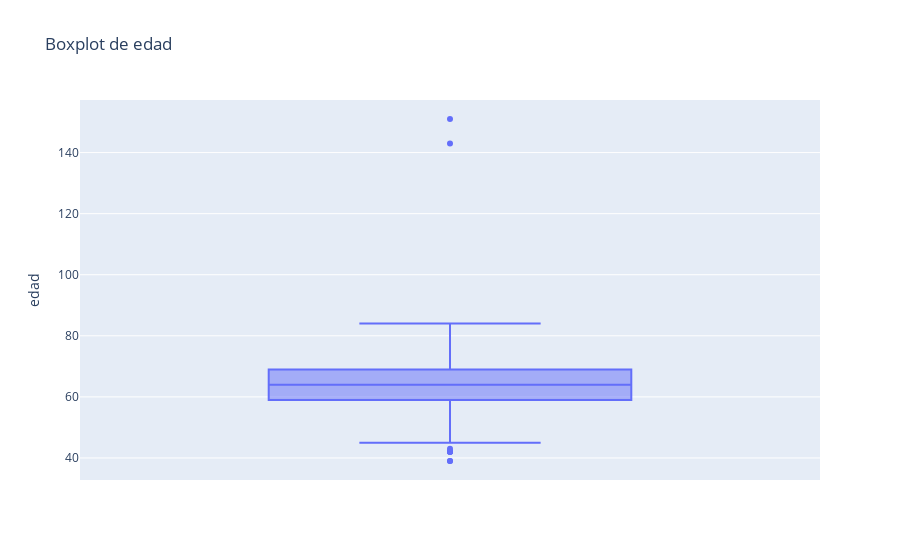
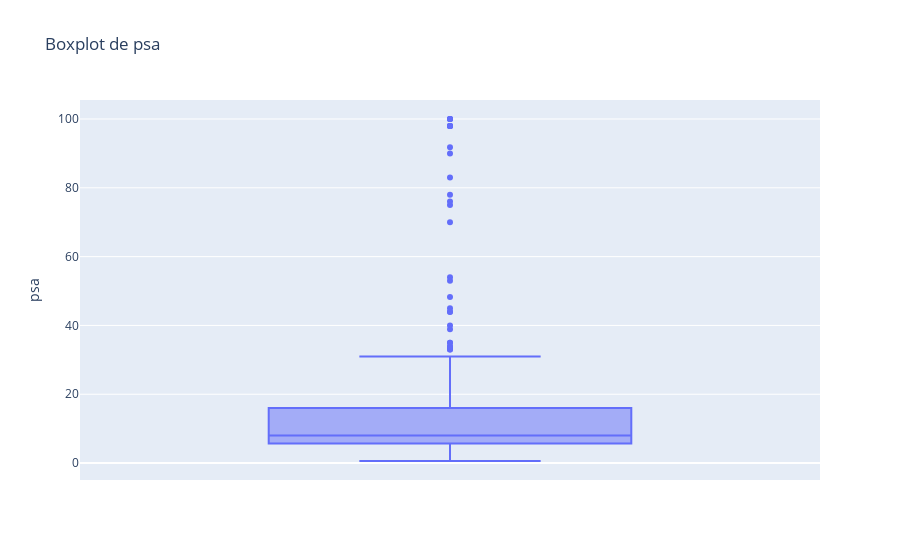

These figures' notebook cell, in order:
### Markdown cell above
Si encontraron datos atípicos, ¿Imputarán o eliminarán los valores? Sustentar.

### Code cell
def visualizar_outliers_plotly(df, columna):
    fig = px.box(df, y=columna, title=f'Boxplot de {columna}')
    fig.show()
visualizar_outliers_plotly(df_main, 'edad')
visualizar_outliers_plotly(df_main, 'psa')

### Figure 1 — Plotly figure (JSON) as saved in the notebook; plotly's stock layout.template omitted (floating-point values rounded to 4 significant figures; data arrays with more than 128 entries replaced by an {"elided": "..."} marker saying what was removed)
{"data": [{"alignmentgroup": "True", "hovertemplate": "edad=%{y}<extra></extra>", "legendgroup": "", "marker": {"color": "#636efa"}, "name": "", "notched": false, "offsetgroup": "", "orientation": "v", "showlegend": false, "type": "box", "x0": " ", "xaxis": "x", "y": {"elided": "433 int values"}, "y0": " ", "yaxis": "y"}], "layout": {"boxmode": "group", "legend": {"tracegroupgap": 0}, "title": {"text": "Boxplot de edad"}, "xaxis": {"anchor": "y", "domain": [0, 1]}, "yaxis": {"anchor": "x", "domain": [0, 1], "title": {"text": "edad"}}}}

### Figure 2 — Plotly figure (JSON) as saved in the notebook; plotly's stock layout.template omitted (floating-point values rounded to 4 significant figures; data arrays with more than 128 entries replaced by an {"elided": "..."} marker saying what was removed)
{"data": [{"alignmentgroup": "True", "hovertemplate": "psa=%{y}<extra></extra>", "legendgroup": "", "marker": {"color": "#636efa"}, "name": "", "notched": false, "offsetgroup": "", "orientation": "v", "showlegend": false, "type": "box", "x0": " ", "xaxis": "x", "y": {"elided": "433 float values"}, "y0": " ", "yaxis": "y"}], "layout": {"boxmode": "group", "legend": {"tracegroupgap": 0}, "title": {"text": "Boxplot de psa"}, "xaxis": {"anchor": "y", "domain": [0, 1]}, "yaxis": {"anchor": "x", "domain": [0, 1], "title": {"text": "psa"}}}}
